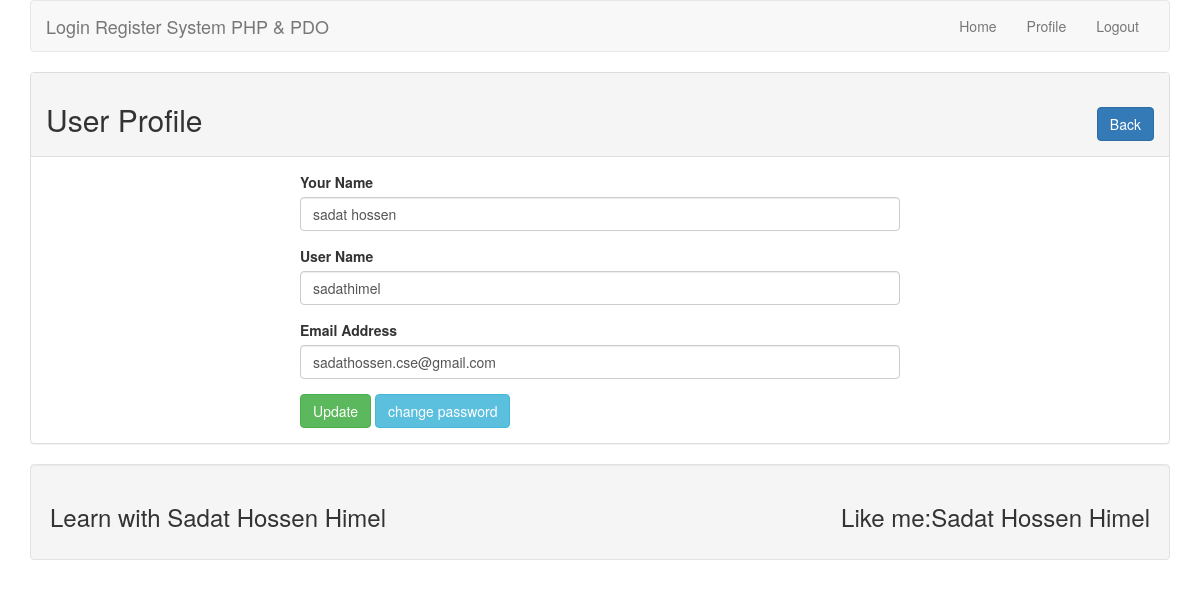
Screenshot of /profile.php?id=8 (signed in) with the database file from the repository.
### tables this page shows
CREATE TABLE `tbl_user` (
  `id` int(11) NOT NULL,
  `name` varchar(255) NOT NULL,
  `username` varchar(255) NOT NULL,
  `email` varchar(255) NOT NULL,
  `password` varchar(255) NOT NULL
);

### lib/User.php (called while the page is built, shortened)
<?php
    include_once 'Session.php';
    include 'Database.php';
class User {
	private $db;
	function __construct(){
		$this->db = new Database();
	}
    public function getUserById($userid) {
        $sql = "SELECT * FROM tbl_user WHERE id = :id LIMIT 1";
        $query = $this->db->pdo->prepare($sql);
        $query->bindValue(':id', $userid);
        $query->execute();
        $result = $query->fetch(PDO::FETCH_OBJ);
        return $result;
    }
}
 ?>

### lib/Database.php (called while the page is built, shortened)
<?php
class Database{
	private $hostdb = "localhost";
	private $userdb = "root";
	private $passdb = "";
	private $namedb = "project_lr";
	function __construct(){
		if (!isset($this->pro)) {
			try {
				$link =  new PDO("mysql:host=".$this->hostdb.";dbname=".$this->namedb, $this->userdb, $this->passdb);
				$link->setAttribute(PDO::ATTR_ERRMODE, PDO::ERRMODE_EXCEPTION);
				$link->exec("SET CHARACTER SET utf8");
				$this->pdo = $link;
			} catch (PDOException $e) {
				die("Failed to connect with Database".$e->getMessage());
			}
		}
	}
}

### lib/Session.php (called while the page is built, shortened)
<?php
    class Session{
        public static function get($key){
            if (isset($_SESSION[$key])) {
                return $_SESSION[$key];
            }else{
                return false;
            }
        }
    }
?>

### profile.php (the view, shortened to what this page needs)
<?php
include 'lib/User.php';
include 'inc/header.php';
?>
<?php
    if (isset($_GET['id'])){
        $userId = (int)$_GET['id'];
    }
    $user = new User();
?>
    <div class="panel panel-default">
        <div class="panel-heading">
            <h2>User Profile <sapn class="pull-right"><a class="btn btn-primary" href="index.php">Back</a></sapn></h2>
        </div>
        <div class="panel-body">
            <div style="max-width: 600px; margin: 0 auto ">
            <?php
                $userData = $user->getUserById($userId);
                if ($userId) {
            ?>
            <form action="" method="POST">
                <div class="form-group">
                    <label for="name">Your Name</label>
                    <input type="text" id="name" name="name" class="form-control" value="<?php echo $userData->name; ?>"/>
                </div>
                <div class="form-group">
                    <label for="username">User Name</label>
                    <input type="text" id="username" name="username" class="form-control" value="<?php echo $userData->username?>"/>
                </div>
                <div class="form-group">
                    <label for="email">Email Address</label>
                    <input type="text" id="email" name="email" class="form-control" value="<?php echo $userData->email; ?>"/>
                </div>
                <?php
                    $sesId = Session::get("id");
                    if ($userId == $sesId) {
                ?>
                <button type="submit" name="update" class="btn btn-success">Update</button>
                    <a class="btn btn-info" href="changepass.php?id=<?php echo $userId; ?>">change password</a>
                <?php } ?>
            </form>
            <?php
                }
            ?>
            </div>
        </div>
    </div>
<?php
include 'inc/footer.php';
?>

### rows the page displays
tbl_user: name "sadat hossen", username "sadathimel", email "sadathossen.cse@gmail.com"
